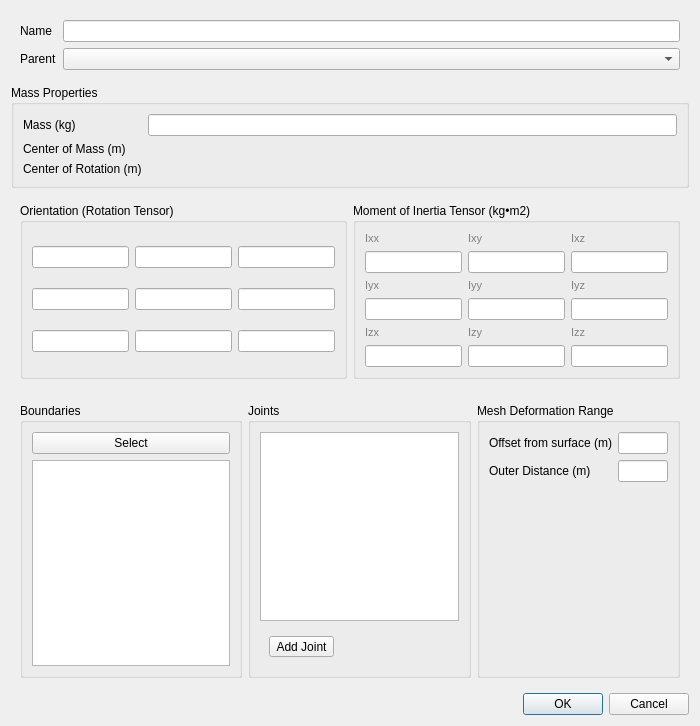
<?xml version="1.0" encoding="UTF-8"?>
<ui version="4.0">
 <class>BodyDialog</class>
 <widget class="QDialog" name="BodyDialog">
  <property name="geometry">
   <rect>
    <x>0</x>
    <y>0</y>
    <width>700</width>
    <height>726</height>
   </rect>
  </property>
  <property name="minimumSize">
   <size>
    <width>700</width>
    <height>0</height>
   </size>
  </property>
  <property name="windowTitle">
   <string>Rigid Body</string>
  </property>
  <layout class="QVBoxLayout" name="verticalLayout">
   <item>
    <widget class="QWidget" name="topFormWidget" native="true">
     <layout class="QFormLayout" name="topFormLayout">
      <item row="0" column="0">
       <widget class="QLabel" name="nameLabel">
        <property name="text">
         <string>Name</string>
        </property>
       </widget>
      </item>
      <item row="0" column="1">
       <widget class="QLineEdit" name="name"/>
      </item>
      <item row="1" column="0">
       <widget class="QLabel" name="parentLabel">
        <property name="text">
         <string>Parent</string>
        </property>
       </widget>
      </item>
      <item row="1" column="1">
       <widget class="PythonComboBox" name="parentCombo"/>
      </item>
     </layout>
    </widget>
   </item>
   <item>
    <widget class="QGroupBox" name="massGroup">
     <property name="title">
      <string>Mass Properties</string>
     </property>
     <layout class="QFormLayout" name="massFormLayout">
      <item row="0" column="0">
       <widget class="QLabel" name="massLabel">
        <property name="text">
         <string>Mass (kg)</string>
        </property>
       </widget>
      </item>
      <item row="0" column="1">
       <widget class="PFloatLineEdit" name="mass"/>
      </item>
      <item row="1" column="0">
       <widget class="QLabel" name="comLabel">
        <property name="text">
         <string>Center of Mass (m)</string>
        </property>
       </widget>
      </item>
      <item row="1" column="1">
       <widget class="VectorWidget" name="com"/>
      </item>
      <item row="2" column="0">
       <widget class="QLabel" name="corLabel">
        <property name="text">
         <string>Center of Rotation (m)</string>
        </property>
       </widget>
      </item>
      <item row="2" column="1">
       <widget class="VectorWidget" name="cor"/>
      </item>
     </layout>
    </widget>
   </item>
   <item>
    <widget class="QWidget" name="tensorWidget" native="true">
     <layout class="QHBoxLayout" name="tensorLayout">
      <item>
       <widget class="QGroupBox" name="orientationGroup">
        <property name="title">
         <string>Orientation (Rotation Tensor)</string>
        </property>
        <layout class="QGridLayout" name="orientationGrid">
         <item row="0" column="0">
          <widget class="PFloatLineEdit" name="ori00"/>
         </item>
         <item row="0" column="1">
          <widget class="PFloatLineEdit" name="ori01"/>
         </item>
         <item row="0" column="2">
          <widget class="PFloatLineEdit" name="ori02"/>
         </item>
         <item row="1" column="0">
          <widget class="PFloatLineEdit" name="ori10"/>
         </item>
         <item row="1" column="1">
          <widget class="PFloatLineEdit" name="ori11"/>
         </item>
         <item row="1" column="2">
          <widget class="PFloatLineEdit" name="ori12"/>
         </item>
         <item row="2" column="0">
          <widget class="PFloatLineEdit" name="ori20"/>
         </item>
         <item row="2" column="1">
          <widget class="PFloatLineEdit" name="ori21"/>
         </item>
         <item row="2" column="2">
          <widget class="PFloatLineEdit" name="ori22"/>
         </item>
        </layout>
       </widget>
      </item>
      <item>
       <widget class="QGroupBox" name="moiGroup">
        <property name="title">
         <string>Moment of Inertia Tensor (kg•m2)</string>
        </property>
        <layout class="QGridLayout" name="moiGrid">
         <item row="0" column="0">
          <widget class="QLabel" name="moiLabelIxx">
           <property name="styleSheet">
            <string notr="true">color:grey; font-size:8pt</string>
           </property>
           <property name="text">
            <string>Ixx</string>
           </property>
          </widget>
         </item>
         <item row="0" column="1">
          <widget class="QLabel" name="moiLabelIxy">
           <property name="styleSheet">
            <string notr="true">color:grey; font-size:8pt</string>
           </property>
           <property name="text">
            <string>Ixy</string>
           </property>
          </widget>
         </item>
         <item row="0" column="2">
          <widget class="QLabel" name="moiLabelIxz">
           <property name="styleSheet">
            <string notr="true">color:grey; font-size:8pt</string>
           </property>
           <property name="text">
            <string>Ixz</string>
           </property>
          </widget>
         </item>
         <item row="1" column="0">
          <widget class="PFloatLineEdit" name="moi00"/>
         </item>
         <item row="1" column="1">
          <widget class="PFloatLineEdit" name="moi01"/>
         </item>
         <item row="1" column="2">
          <widget class="PFloatLineEdit" name="moi02"/>
         </item>
         <item row="2" column="0">
          <widget class="QLabel" name="moiLabelIyx">
           <property name="styleSheet">
            <string notr="true">color:grey; font-size:8pt</string>
           </property>
           <property name="text">
            <string>Iyx</string>
           </property>
          </widget>
         </item>
         <item row="2" column="1">
          <widget class="QLabel" name="moiLabelIyy">
           <property name="styleSheet">
            <string notr="true">color:grey; font-size:8pt</string>
           </property>
           <property name="text">
            <string>Iyy</string>
           </property>
          </widget>
         </item>
         <item row="2" column="2">
          <widget class="QLabel" name="moiLabelIyz">
           <property name="styleSheet">
            <string notr="true">color:grey; font-size:8pt</string>
           </property>
           <property name="text">
            <string>Iyz</string>
           </property>
          </widget>
         </item>
         <item row="3" column="0">
          <widget class="PFloatLineEdit" name="moi10"/>
         </item>
         <item row="3" column="1">
          <widget class="PFloatLineEdit" name="moi11"/>
         </item>
         <item row="3" column="2">
          <widget class="PFloatLineEdit" name="moi12"/>
         </item>
         <item row="4" column="0">
          <widget class="QLabel" name="moiLabelIzx">
           <property name="styleSheet">
            <string notr="true">color:grey; font-size:8pt</string>
           </property>
           <property name="text">
            <string>Izx</string>
           </property>
          </widget>
         </item>
         <item row="4" column="1">
          <widget class="QLabel" name="moiLabelIzy">
           <property name="styleSheet">
            <string notr="true">color:grey; font-size:8pt</string>
           </property>
           <property name="text">
            <string>Izy</string>
           </property>
          </widget>
         </item>
         <item row="4" column="2">
          <widget class="QLabel" name="moiLabelIzz">
           <property name="styleSheet">
            <string notr="true">color:grey; font-size:8pt</string>
           </property>
           <property name="text">
            <string>Izz</string>
           </property>
          </widget>
         </item>
         <item row="5" column="0">
          <widget class="PFloatLineEdit" name="moi20"/>
         </item>
         <item row="5" column="1">
          <widget class="PFloatLineEdit" name="moi21"/>
         </item>
         <item row="5" column="2">
          <widget class="PFloatLineEdit" name="moi22"/>
         </item>
        </layout>
       </widget>
      </item>
     </layout>
    </widget>
   </item>
   <item>
    <widget class="QWidget" name="bottomWidget" native="true">
     <layout class="QHBoxLayout" name="bottomLayout">
      <item>
       <widget class="QGroupBox" name="boundariesGroup">
        <property name="title">
         <string>Boundaries</string>
        </property>
        <layout class="QVBoxLayout" name="boundariesLayout">
         <item>
          <widget class="QPushButton" name="selectBoundariesButton">
           <property name="text">
            <string>Select</string>
           </property>
          </widget>
         </item>
         <item>
          <widget class="QListWidget" name="boundariesList"/>
         </item>
        </layout>
       </widget>
      </item>
      <item>
       <widget class="QGroupBox" name="jointGroup">
        <property name="title">
         <string>Joints</string>
        </property>
        <layout class="QVBoxLayout" name="jointLayout">
         <item>
          <widget class="QListWidget" name="jointList">
           <property name="contextMenuPolicy">
            <enum>Qt::CustomContextMenu</enum>
           </property>
          </widget>
         </item>
         <item>
          <widget class="QWidget" name="addJointWidget" native="true">
           <layout class="QHBoxLayout" name="addJointLayout">
            <item>
             <widget class="QToolButton" name="addJointButton">
              <property name="text">
               <string>Add Joint</string>
              </property>
              <property name="popupMode">
               <enum>QToolButton::InstantPopup</enum>
              </property>
             </widget>
            </item>
            <item>
             <spacer name="addJointSpacer">
              <property name="orientation">
               <enum>Qt::Horizontal</enum>
              </property>
              <property name="sizeHint" stdset="0">
               <size>
                <width>40</width>
                <height>20</height>
               </size>
              </property>
             </spacer>
            </item>
           </layout>
          </widget>
         </item>
        </layout>
       </widget>
      </item>
      <item>
       <widget class="QGroupBox" name="deformationGroup">
        <property name="title">
         <string>Mesh Deformation Range</string>
        </property>
        <layout class="QFormLayout" name="deformationFormLayout">
         <item row="0" column="0">
          <widget class="QLabel" name="offsetLabel">
           <property name="text">
            <string>Offset from surface (m)</string>
           </property>
          </widget>
         </item>
         <item row="0" column="1">
          <widget class="PFloatLineEdit" name="deformationOffset"/>
         </item>
         <item row="1" column="0">
          <widget class="QLabel" name="distanceLabel">
           <property name="text">
            <string>Outer Distance (m)</string>
           </property>
          </widget>
         </item>
         <item row="1" column="1">
          <widget class="PFloatLineEdit" name="deformationDistance"/>
         </item>
        </layout>
       </widget>
      </item>
     </layout>
    </widget>
   </item>
   <item>
    <widget class="QDialogButtonBox" name="buttonBox">
     <property name="standardButtons">
      <set>QDialogButtonBox::Cancel|QDialogButtonBox::Ok</set>
     </property>
    </widget>
   </item>
  </layout>
 </widget>
 <customwidgets>
  <customwidget>
   <class>PythonComboBox</class>
   <extends>QComboBox</extends>
   <header location="global">widgets.python_combo_box</header>
  </customwidget>
  <customwidget>
   <class>VectorWidget</class>
   <extends>QWidget</extends>
   <header>baramFlow.view.widgets.vector_widget</header>
  </customwidget>
  <customwidget>
   <class>PFloatLineEdit</class>
   <extends>QLineEdit</extends>
   <header location="global">widgets.pfloat_line_edit</header>
  </customwidget>
 </customwidgets>
 <resources/>
 <connections/>
</ui>
